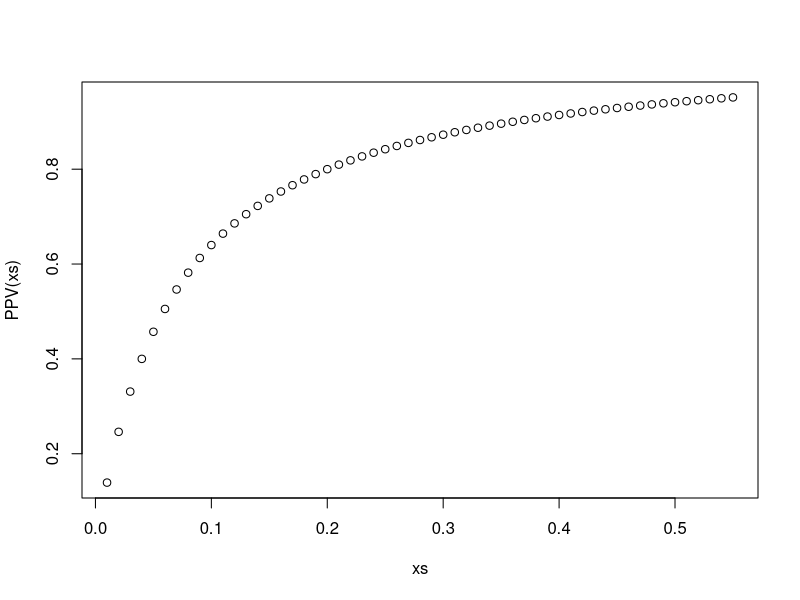

Write the R code that produced this figure.
## ---- chunk 1
run_study <- function (x, mu) {
  grp1 <- rnorm(x, mean = 0, sd = 3)
  grp2 <- rnorm(x, mean = 0 + mu, sd = 2)
  t.test(grp1, grp2)
}

p_val <- function (x, hyp) {
  if (hyp == 5) {
    return(run_study(x, mu = 1)$p.value)
  }
  run_study(x, mu = 0)$p.value
}
## ---- chunk 2
set.seed(18)
res_hyp1 <- replicate(20, p_val(100, 1))
res_hyp2 <- replicate(20, p_val(100, 2))
res_hyp3 <- replicate(20, p_val(100, 3))
res_hyp4 <- replicate(20, p_val(100, 4))
res_hyp5 <- replicate(20, p_val(100, 5))

hyp1_effects <- sum(res_hyp1 < 0.05)
hyp2_effects <- sum(res_hyp2 < 0.05)
hyp3_effects <- sum(res_hyp3 < 0.05)
hyp4_effects <- sum(res_hyp4 < 0.05)
hyp5_effects <- sum(res_hyp5 < 0.05)
## ---- chunk 3
published <- function() data.frame(
  hyp = 1:5,
  pub_eff = c(rbinom(1, hyp1_effects, p = .75),
              rbinom(1, hyp2_effects, p = .75),
              rbinom(1, hyp3_effects, p = .75),
              rbinom(1, hyp4_effects, p = .75),
              rbinom(1, hyp5_effects, p = .75)),
  pub_null = c(rbinom(1, 20 - hyp1_effects, p = .1),
               rbinom(1, 20 - hyp2_effects, p = .1),
               rbinom(1, 20 - hyp3_effects, p = .1),
               rbinom(1, 20 - hyp4_effects, p = .1),
               rbinom(1, 20 - hyp5_effects, p = .1))
)

set.seed(1957)
print(published())
## ---- chunk 4
any_unbalanced <- function () {
  result <- published()[1:4,]
  any(result$pub_eff > result$pub_null)
}

mean(replicate(1000, any_unbalanced()))
## ---- chunk 5
PPV <- function (prev, sens = 0.8, spec = 0.95) {
  prev*sens / (prev*sens + (1 - prev)*(1 - spec))
}

xs <- seq(0.01,0.55,0.01)
plot(PPV(xs) ~ xs)
